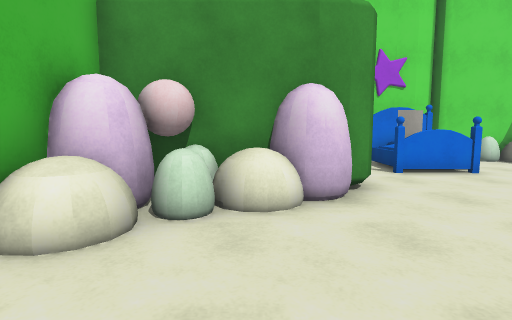
[1] (above)

13 first-person views from a walk through a scene from a Unity 3-D project. The camera is 1.3 m above the floor, tilts 6° down and sees 80° across. The floor is counted in squares, 1 m on a side. Each view is taken from the middle of a square. On the plan, view 1 faces up. The plan holds only what a view shows up to about 14 squares ahead; the rest is blank. The place goes on beyond the plan. The player character is not drawn. Some surface patterns are stand-ins.

[2]
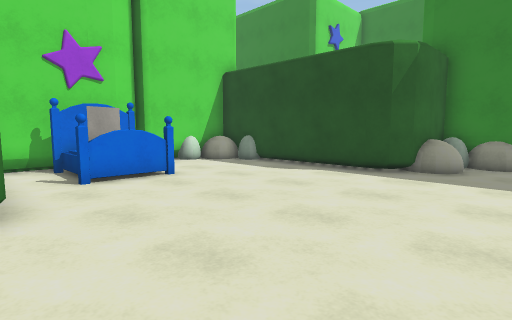

[3]
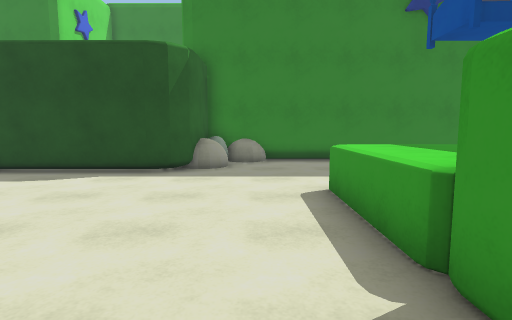

[4]
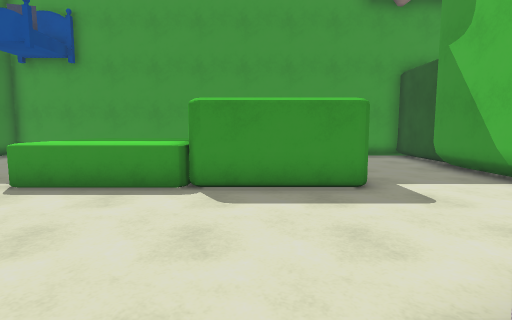

[5]
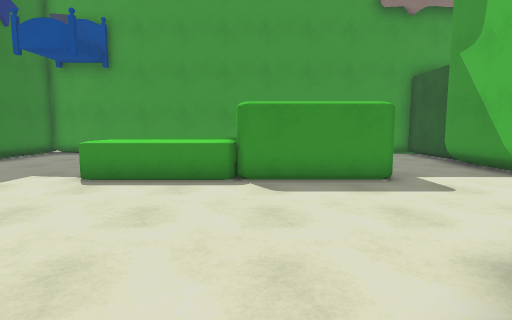

[6]
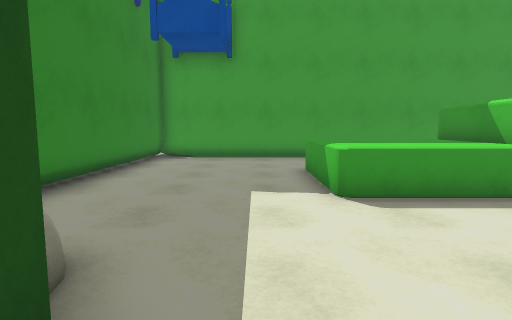

[7]
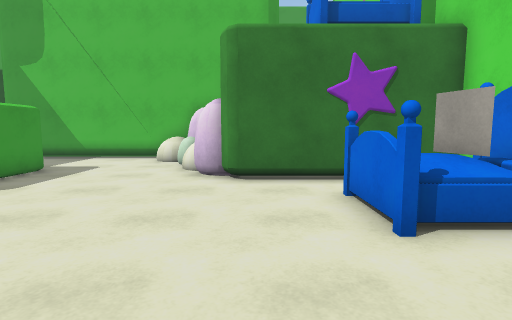

[8]
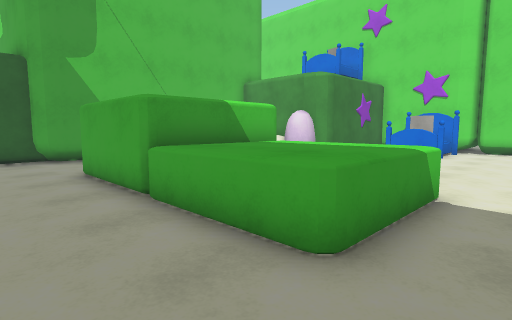

[9]
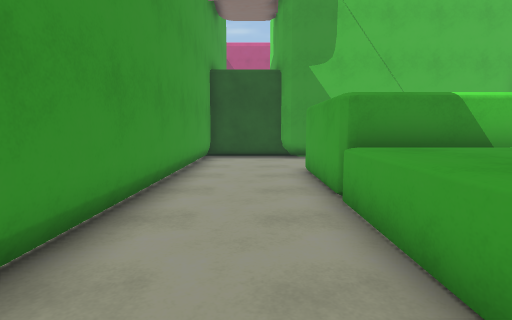

[10]
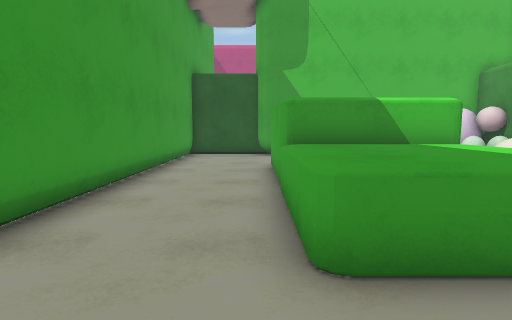

[11]
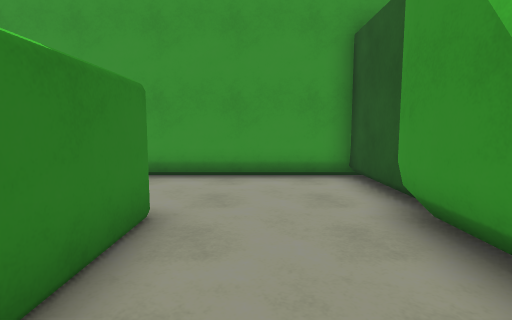

[12]
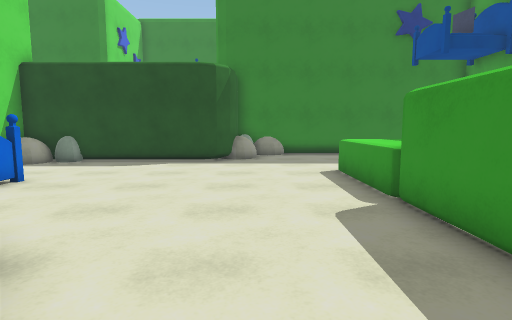

[13]
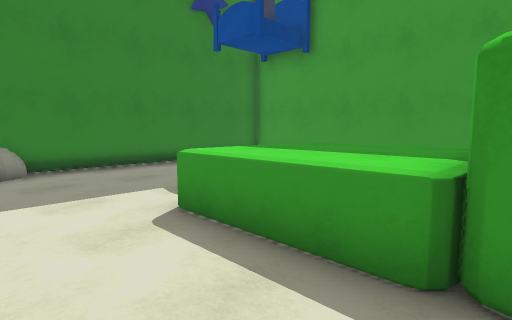

### Floor plan
Key: @ floor where view 1 was taken; # wall or solid block; . floor; = window, fence, low wall or low ledge; ^ raised ledge; O other object.
Columns run from 4 left of view 1 to 14 right of it. Each row starts with its distance up from view 1.
 12       ###  #####
 11       #.OOO...^#
 10       #.OOO....#
  9       #.OOO....#
  8       #........#
  7       #........#
  6  ######........#
  5  ###^#.........##
  4  ##=............###
  3  #=.............==#
  2  #................#
  1  #................#
  0  #..@OOOOOOOO.....#
 -1  #...O   OOOO.....#
 -2  #...O   OOOO.....#
 -3 ##...OOOOOOOO.....#
 -4 #.................#
 -5 #.................#
 -6 #.................#
 -7 ###################

Positions as (right, up) in squares from view 1, and headings:
1: (0, 0), facing up
2: (2, 1), facing up-right
3: (2, 2), facing right
4: (3, 7), facing down
5: (4, 8), facing down
6: (10, 6), facing down
7: (10, 7), facing left
8: (10, -6), facing up-left
9: (10, -5), facing left
10: (11, -4), facing left
11: (-1, 1), facing down
12: (-1, 3), facing right
13: (4, 3), facing down-right
